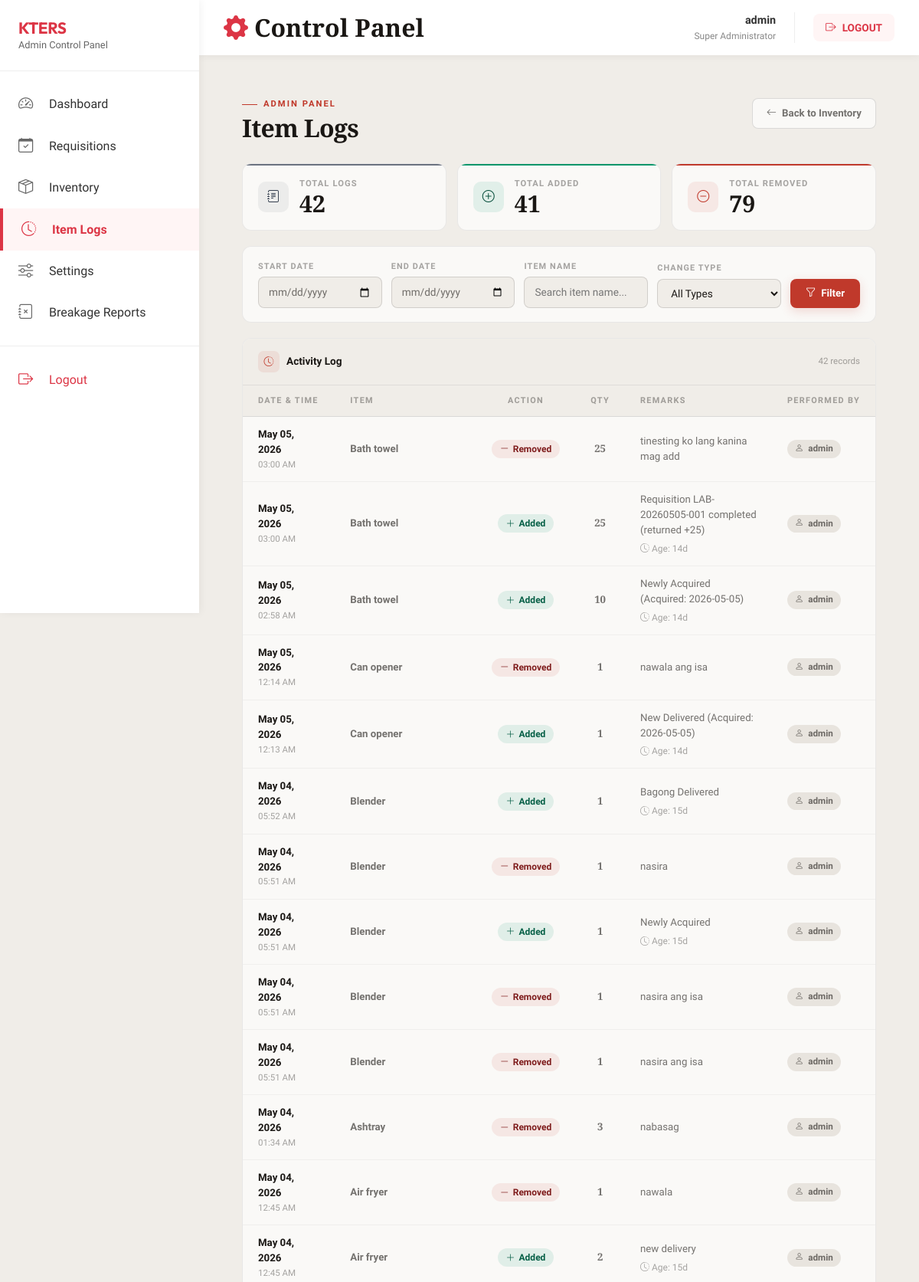
/admin/item_logs.php (signed in, upper part), run on the app's committed database.
### tables this page shows
CREATE TABLE `lab_item_logs` (
  `id` int(11) NOT NULL,
  `item_id` int(11) NOT NULL,
  `change_type` varchar(20) DEFAULT NULL,
  `quantity_change` int(11) NOT NULL,
  `previous_quantity` int(11) NOT NULL,
  `new_quantity` int(11) NOT NULL,
  `remarks` text NOT NULL,
  `is_disposal` tinyint(1) DEFAULT 0,
  `disposal_reason` varchar(255) DEFAULT NULL,
  `performed_by` int(11) DEFAULT NULL,
  `created_at` timestamp NOT NULL DEFAULT current_timestamp()
);

CREATE TABLE `lab_items` (
  `id` int(11) NOT NULL,
  `category_id` int(11) NOT NULL,
  `item_name` varchar(255) NOT NULL,
  `unit` varchar(50) DEFAULT 'piece',
  `total_quantity` int(11) NOT NULL DEFAULT 0,
  `available_quantity` int(11) NOT NULL DEFAULT 0,
  `min_threshold` int(11) DEFAULT 0,
  `image_path` varchar(255) DEFAULT NULL,
  `description` text DEFAULT NULL,
  `acquisition_date` date DEFAULT NULL,
  `is_active` tinyint(1) DEFAULT 1,
  `created_at` timestamp NOT NULL DEFAULT current_timestamp(),
  `updated_at` timestamp NOT NULL DEFAULT current_timestamp() ON UPDATE current_timestamp()
);

CREATE TABLE `lab_admin_users` (
  `id` int(11) NOT NULL,
  `name` varchar(150) NOT NULL,
  `username` varchar(100) NOT NULL,
  `email` varchar(150) DEFAULT NULL,
  `password` varchar(255) NOT NULL,
  `created_at` timestamp NOT NULL DEFAULT current_timestamp()
);

### admin/item_logs.php (the view, shortened to what this page needs)
<?php
require('header.php');
$start_date = isset($_GET['start']) ? mysqli_real_escape_string($con, $_GET['start']) : '';
$end_date = isset($_GET['end']) ? mysqli_real_escape_string($con, $_GET['end']) : '';
$search = isset($_GET['search']) ? mysqli_real_escape_string($con, $_GET['search']) : '';
$where = '1=1';
$total_q = mysqli_query($con, "SELECT COUNT(*) as c FROM lab_item_logs l JOIN lab_items i ON l.item_id = i.id WHERE $where");
$added_q = mysqli_query($con, "SELECT COALESCE(SUM(quantity_change),0) as s FROM lab_item_logs l JOIN lab_items i ON l.item_id = i.id WHERE $where AND l.change_type='+'");
$removed_q = mysqli_query($con, "SELECT COALESCE(SUM(quantity_change),0) as s FROM lab_item_logs l JOIN lab_items i ON l.item_id = i.id WHERE $where AND l.change_type='-'");
$total_logs = mysqli_fetch_assoc($total_q)['c'];
$total_added = mysqli_fetch_assoc($added_q)['s'];
$total_removed = mysqli_fetch_assoc($removed_q)['s'];
?>
<div class="page-wrap">
    <div class="page-header">
        <div>
            <div class="page-eyebrow">Admin Panel</div>
            <h1 class="page-title">Item Logs</h1>
        </div>
        <a href="inventory.php" class="btn-ghost">
            <i class="bi bi-arrow-left"></i> Back to Inventory
        </a>
    </div>
    <div class="summary-strip">
        <div class="summary-card" data-c="total">
            <div class="sc-icon neutral"><i class="bi bi-journal-text"></i></div>
            <div>
                <div class="sc-label">Total Logs</div>
                <div class="sc-value"><?= number_format($total_logs) ?></div>
            </div>
        </div>
        <div class="summary-card" data-c="added">
            <div class="sc-icon green"><i class="bi bi-plus-circle"></i></div>
            <div>
                <div class="sc-label">Total Added</div>
                <div class="sc-value"><?= number_format($total_added) ?></div>
            </div>
        </div>
        <div class="summary-card" data-c="removed">
            <div class="sc-icon red"><i class="bi bi-dash-circle"></i></div>
            <div>
                <div class="sc-label">Total Removed</div>
                <div class="sc-value"><?= number_format($total_removed) ?></div>
            </div>
        </div>
    </div>
    <div class="filter-bar">
        <form id="filterForm" style="display:contents;" method="GET" onsubmit="event.preventDefault(); fetchResults();">
            <div class="filter-field">
                <label class="filter-label">Start Date</label>
                <input type="date" name="start" class="filter-input" value="<?= htmlspecialchars($start_date) ?>" onchange="autoFilter()">
            </div>
            <div class="filter-field">
                <label class="filter-label">End Date</label>
                <input type="date" name="end" class="filter-input" value="<?= htmlspecialchars($end_date) ?>" onchange="autoFilter()">
            </div>
            <div class="filter-field">
                <label class="filter-label">Item Name</label>
                <input type="text" name="search" class="filter-input" placeholder="Search item name..." value="<?= htmlspecialchars($search) ?>" oninput="autoFilter()">
            </div>
            <div class="filter-field">
                <label class="filter-label">Change Type</label>
                <select name="type" class="filter-select" onchange="autoFilter()">
                    <option value="">All Types</option>
                </select>
            </div>
            <div class="filter-actions">
                <button type="submit" class="btn-prim">
                    <i class="bi bi-funnel"></i> Filter
                </button>
            </div>
        </form>
    </div>
    <div class="log-panel">
        <div class="log-panel-header">
            <div class="log-panel-title">
                <div class="log-panel-icon"><i class="bi bi-clock-history"></i></div>
                Activity Log
            </div>
            <span class="log-count"><?= number_format($total_logs) ?> record<?= $total_logs != 1 ? 's' : '' ?></span>
        </div>
        <div style="overflow-x:auto;">
            <table class="log-table">
                <thead>
                    <tr>
                        <th>Date &amp; Time</th>
                        <th>Item</th>
                        <th class="center">Action</th>
                        <th class="center">Qty</th>
                        <th>Remarks</th>
                        <th>Performed By</th>
                    </tr>
                </thead>
                <tbody>
                    <?php
                    $q = "SELECT l.*, i.item_name, a.username
                      FROM lab_item_logs l
                      JOIN lab_items i ON l.item_id = i.id
                      LEFT JOIN lab_admin_users a ON l.performed_by = a.id
                      WHERE $where
                      ORDER BY l.created_at DESC LIMIT 500";
                    $res = mysqli_query($con, $q);
                    if (mysqli_num_rows($res) > 0):
                        while ($row = mysqli_fetch_assoc($res)):
                            $is_add = trim($row['change_type']) === '+';
                            $admin = $row['username'] ?: 'System';
                            ?>
                            <tr>
                                <td>
                                    <div class="td-date-main"><?= date('M d, Y', strtotime($row['created_at'])) ?></div>
                                    <div class="td-date-sub"><?= date('h:i A', strtotime($row['created_at'])) ?></div>
                                </td>
                                <td class="td-item"><?= htmlspecialchars($row['item_name']) ?></td>
                                <td style="text-align:center;">
                                    <span class="change-pill <?= $is_add ? 'change-add' : 'change-remove' ?>">
                                        <i class="bi <?= $is_add ? 'bi-plus-lg' : 'bi-dash-lg' ?>"></i>
                                        <?= $is_add ? 'Added' : 'Removed' ?>
                                    </span>
                                </td>
                                <td class="td-qty"><?= htmlspecialchars($row['quantity_change']) ?></td>
                                <td class="td-remarks">
                                    <?= htmlspecialchars($row['remarks']) ?>
                                    <?php if ($is_add): ?>
                                        <?php
                                        $acq_date = $row['created_at'];
                                        if (preg_match('/\(Acquired:\s*([\d-]+)\)/', $row['remarks'], $matches)) {
                                            $acq_date = $matches[1] . ' 00:00:00';
                                        }
                                        $ad = new DateTime($acq_date);
                                        $now = new DateTime();
                                        $diff = $now->diff($ad);
                                        $age_str = "";
                                        if ($diff->d > 0) $age_str .= $diff->d . "d";
                                        $style = "color:var(--text-3);";
                                        ?>
                                        <div style="font-size:0.75rem; margin-top:5px; <?= $style ?>">
                                            <i class="bi bi-clock-history"></i> Age: <?= $age_str ?>
                                        </div>
                                    <?php endif; ?>
                                </td>
                                <td>
                                    <span class="user-pill">
                                        <i class="bi bi-person"></i>
                                        <?= htmlspecialchars($admin) ?>
                                    </span>
                                </td>
                            </tr>
                        <?php endwhile; endif; ?>
                </tbody>
            </table>
        </div>
    </div>
</div>
<?php require('footer.php'); ?>

### assets/css/style.css (style rules this page uses)
:root { --bsu-red: #cc0000; --bsu-red-dark: #990000; --bsu-red-light: #ffcccc; --accent: #fcd34d; --bg-color: #f4f6f9; --text-main: #0f172a; --text-muted: #64748b; --card-bg: #ffffff; --shadow-sm: 0 4px 6px -1px rgba(0, 0, 0, 0.05), 0 2px 4px -1px rgba(0, 0, 0, 0.03); --shadow-md: 0 10px 15px -3px rgba(0, 0, 0, 0.08), 0 4px 6px -2px rgba(0, 0, 0, 0.04); --shadow-lg: 0 20px 25px -5px rgba(0, 0, 0, 0.1), 0 10px 10px -5px rgba(0, 0, 0, 0.04); --shadow-hover: 0 25px 30px -5px rgba(204, 0, 0, 0.15), 0 15px 15px -5px rgba(204, 0, 0, 0.05); --border-radius: 16px; --transition: all 0.3s cubic-bezier(0.4, 0, 0.2, 1); }
body { font-family: 'Plus Jakarta Sans', sans-serif; background-color: var(--bg-color); color: var(--text-main); overflow-x: hidden; }
h1, h2, h3, h4, h5, h6 { font-family: 'Outfit', sans-serif; font-weight: 700; letter-spacing: -0.02em; }

### admin/header.php (style rules this page uses)
* { margin: 0; padding: 0; box-sizing: border-box; }
:root { --bsu-red: #dc3545; --bsu-red-dark: #b02a37; --sidebar-width: 260px; }
body { font-family: 'Poppins', sans-serif; background: #f8f9fa; min-height: 100vh; }
.page-title { font-size: 1.2rem; font-weight: 600; color: #333; }

### data on the page
lab_item_logs: created_at "May 05, 2026", created_at "03:00 AM", item.item_name "Bath towel", change_type "Removed", quantity_change "25", remarks "tinesting ko lang kanina mag add", lab_admin_users.username "admin"
lab_item_logs: created_at "May 05, 2026", created_at "03:00 AM", item.item_name "Bath towel", shows "Added", quantity_change "25", remarks "Requisition LAB-20260505-001 completed (returned +25)", age_str "14d", lab_admin_users.username "admin"
lab_item_logs: created_at "May 05, 2026", created_at "02:58 AM", item.item_name "Bath towel", shows "Added", quantity_change "10", remarks "Newly Acquired (Acquired: 2026-05-05)", change_type "14d", lab_admin_users.username "admin"
lab_item_logs: created_at "May 05, 2026", created_at "12:14 AM", item.item_name "Can opener", change_type "Removed", quantity_change "1", remarks "nawala ang isa", lab_admin_users.username "admin"
lab_item_logs: created_at "May 05, 2026", created_at "12:13 AM", item.item_name "Can opener", shows "Added", quantity_change "1", remarks "New Delivered (Acquired: 2026-05-05)", change_type "14d", lab_admin_users.username "admin"
lab_item_logs: created_at "May 04, 2026", created_at "05:52 AM", item.item_name "Blender", shows "Added", quantity_change "1", remarks "Bagong Delivered", age_str "15d", lab_admin_users.username "admin"
lab_item_logs: created_at "May 04, 2026", created_at "05:51 AM", item.item_name "Blender", change_type "Removed", quantity_change "1", remarks "nasira", lab_admin_users.username "admin"
lab_item_logs: created_at "May 04, 2026", created_at "05:51 AM", item.item_name "Blender", shows "Added", quantity_change "1", remarks "Newly Acquired", age_str "15d", lab_admin_users.username "admin"
lab_item_logs: created_at "May 04, 2026", created_at "05:51 AM", item.item_name "Blender", change_type "Removed", quantity_change "1", remarks "nasira ang isa", lab_admin_users.username "admin"
lab_item_logs: created_at "May 04, 2026", created_at "05:51 AM", item.item_name "Blender", change_type "Removed", quantity_change "1", remarks "nasira ang isa", lab_admin_users.username "admin"
lab_item_logs: created_at "May 04, 2026", created_at "01:34 AM", item.item_name "Ashtray", change_type "Removed", quantity_change "3", remarks "nabasag", lab_admin_users.username "admin"
lab_item_logs: created_at "May 04, 2026", created_at "12:45 AM", item.item_name "Air fryer", change_type "Removed", quantity_change "1", remarks "nawala", lab_admin_users.username "admin"
lab_item_logs: created_at "May 04, 2026", created_at "12:45 AM", item.item_name "Air fryer", shows "Added", quantity_change "2", remarks "new delivery", age_str "15d", lab_admin_users.username "admin"

### other printed values
$_SESSION['adminUsername'] "admin"
$total_logs "42"
$total_added "41"
$total_removed "79"
